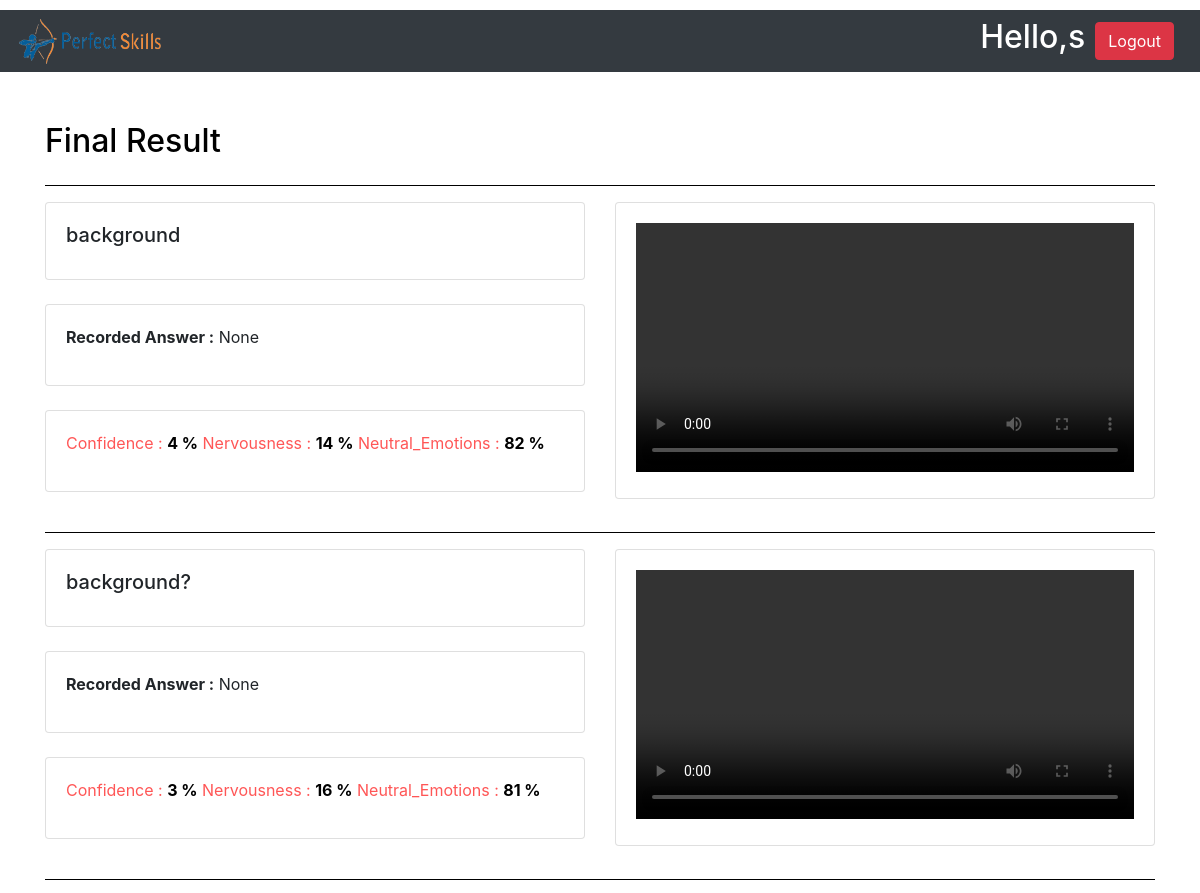
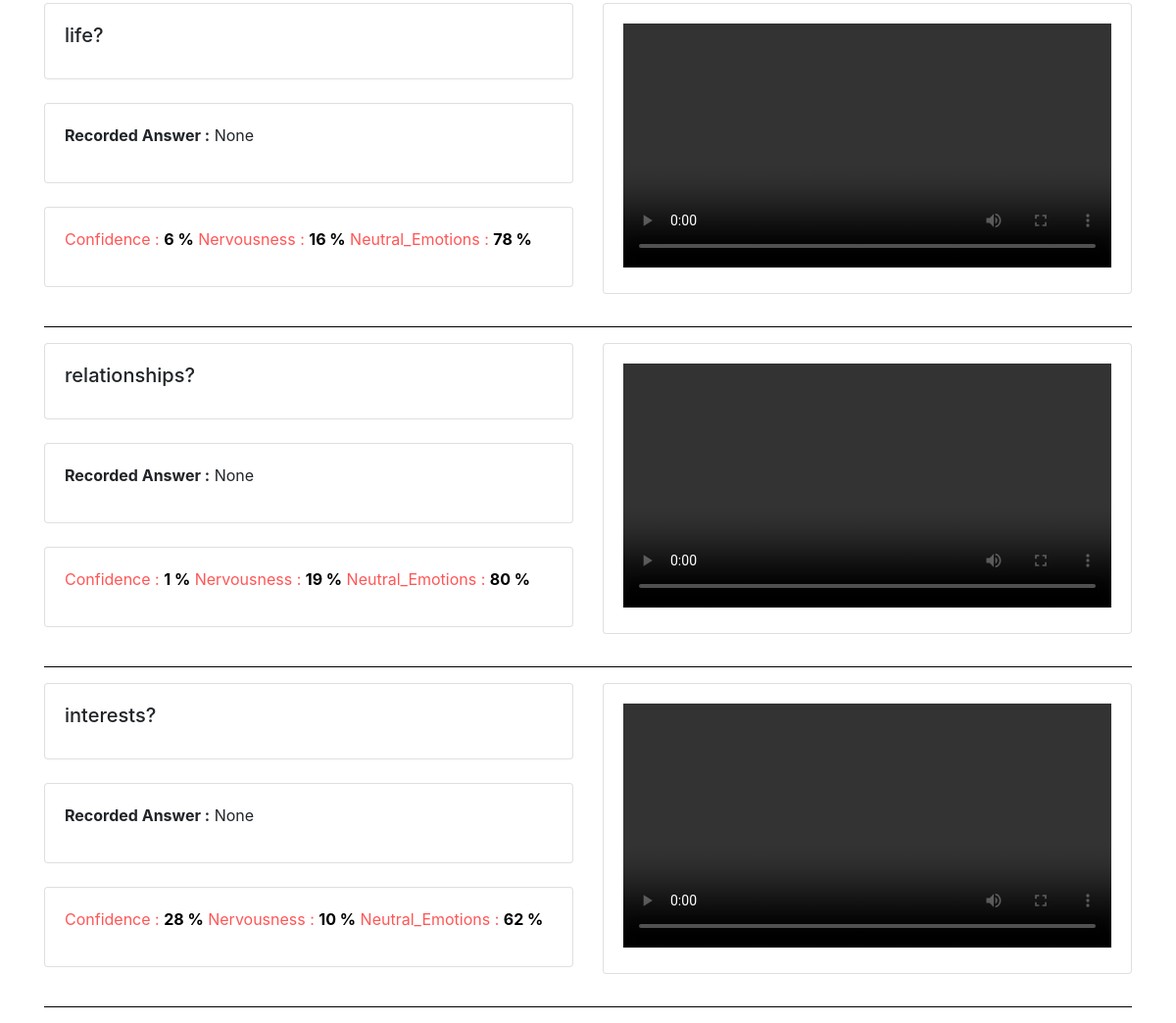
Screenshot of /response_evaluation/response_evaluation_dshsboard/re_result_view/bjxxckg/ (signed in) with the database file from the repository (2 pictures, top to bottom).
### response_evaluation/models.py (models this page shows, shortened)
class re_recordings(models.Model):
    id =models.AutoField(primary_key=True)
    test = models.ForeignKey(UserSubmittedTest, on_delete=models.CASCADE, null=True, blank=True)
    Submission_code = models.CharField(max_length=300,null=True)
    que = models.CharField(max_length=300,null=True)
    videoAns = models.FileField(upload_to='media',blank=True)
    trasnscript = models.CharField(max_length=10000,null=True)
    confidence=models.IntegerField(null=True,default=0)
    nervousness=models.IntegerField(null=True,default=0)
    neutral=models.IntegerField(null=True,default=0)

### response_evaluation/views.py (the view)
# urls.py: path('response_evaluation_dshsboard/re_result_view/<str:test_code>/',re_result_view, name='re_result_view'),
def re_result_view(request, test_code):
    url = settings.MEDIA_URL
    all_re = re_recordings.objects.filter(Submission_code=test_code)
    try:
        user_test_instance = UserSubmittedTest.objects.get(Submission_code=test_code)
        result_generate = user_test_instance.result_generate
    except UserSubmittedTest.DoesNotExist:
        result_generate = None
    print(test_code)
    return render(request, 'viewre.html', {'re': all_re, 'url': url, 'test_code': test_code, 'result_generate': result_generate})

### templates/viewre.html (shortened to what this page needs)
<!doctype html>
<html lang="en">
<head>
    {% load static %}
    <link rel="stylesheet" href="https://cdn.jsdelivr.net/npm/bootstrap@4.0.0/dist/css/bootstrap.min.css"
>
</head>
<body>
    {% if user.is_authenticated %}
    <nav class="navbar navbar-dark bg-dark" style="margin-top: 10px;">
        <img src="{% static 'image/ps.png' %}" width="150" height="45" alt="">
        <div class="form-inline" style="margin: 5px 5px 5px 5px 5px;">
            <h2 style=" color:rgb(255, 255, 255); margin-right: 10px;">Hello,{{ user.first_name }}</h2>
            <a class="btn btn-danger" style="text-align:center; margin-right: 10px;" href="{% url 'logout' %}"
                role="button">Logout</a>
        </div>
    </nav>
    {% endif %}
    <section class="vh-100" style="background-color: rgb(255, 255, 255);margin-top: 50px;">
        <div class="container h-100" style="margin-top: 5px;">
            <div class="row">
                <div class="col-md-5">
                    <h2 style=" color:rgb(0, 0, 0); margin-right: 10px;">Final Result </h2>
                </div>
                <div class="col-md-4">
                </div>
            </div>
            <hr color="black">
        </div>
        {% for i in re %}
        <div class="container h-100" style="margin-top: 5px;">
            <div class="row">
                <div class="col-sm-6" id="res_only">
                    <div class="card">
                        <div class="card-body">
                            <h5 class="card-title">
                                {{ i.que }}</h5>
                        </div>
                    </div>
                    <br>
                    <div class="card">
                        <div class="card-body">
                            <p> <span style="font-weight: bold;">Recorded Answer :</span>
                                {{ i.trasnscript }}
                            </p>
                        </div>
                    </div>
                    <br>
                    <div class="card">
                        <div class="card-body" id="video_card">
                            <p style=" color:#ff5656;">Confidence : <span style="font-weight:bold; color:#000000;">
                                {{ i.confidence }} %</span>
                            Nervousness : <span style="font-weight:bold; color:#000000;">
                                {{ i.nervousness }} %</span>
                            Neutral_Emotions : <span style="font-weight:bold; color:#000000;">
                                {{ i.neutral }} %</span>
                        </p>
                        </div>
                    </div>
                    <br>
                </div>
                <div class="col-sm-6" id="resu_vid">
                    <div class="card">
                        <div class="card-body" id="video_card">
                            <video width="100%" height="60%" controls>
                                <source src="{{ url }}{{ i.videoAns }}" type="video/webm">
                            </video>
                        </div>
                    </div>
                </div>
            </div>
            <hr color="black">
        </div>
        {% endfor %}
    </section>
</body>
</html>

### rows the page displays
re_recordings: que "background", trasnscript "None", confidence "4", nervousness "14", neutral "82"
re_recordings: que "background?", trasnscript "None", confidence "3", nervousness "16", neutral "81"
re_recordings: que "life?", trasnscript "None", confidence "6", nervousness "16", neutral "78"
re_recordings: que "relationships?", trasnscript "None", confidence "1", nervousness "19", neutral "80"
re_recordings: que "interests?", trasnscript "None", confidence "28", nervousness "10", neutral "62"

### other values shown
{{ user.first_name }} "s"
